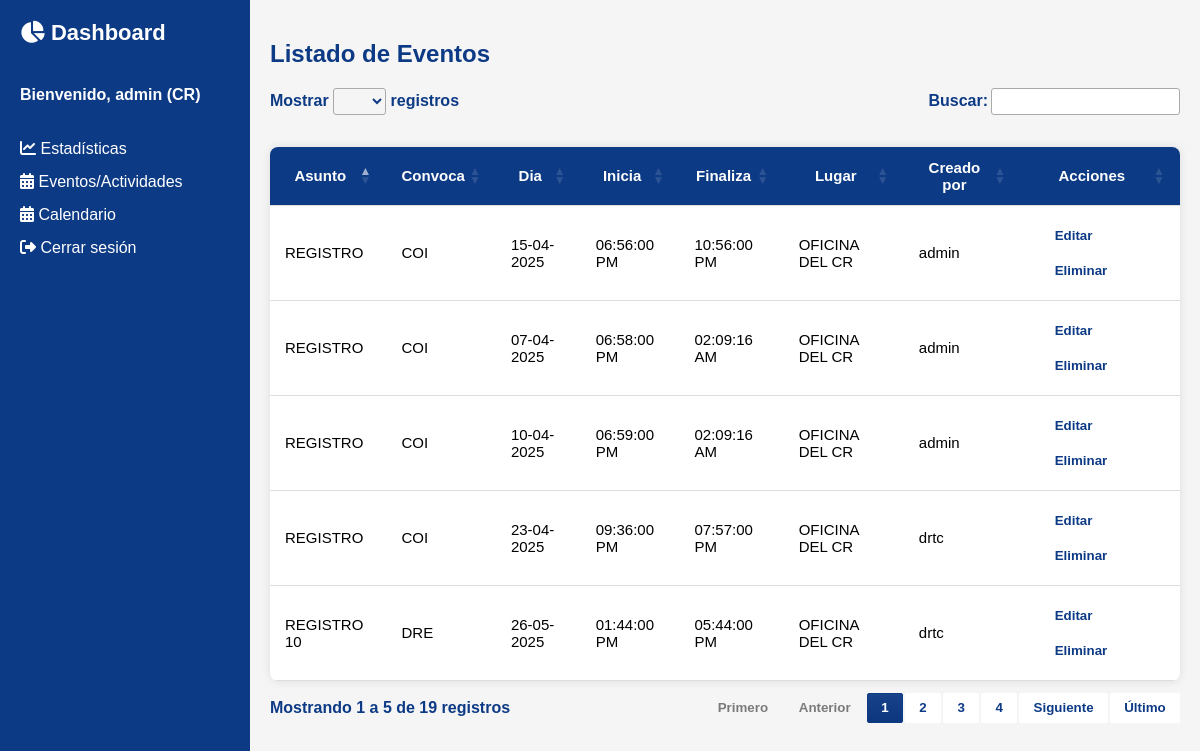
/eventos.php (signed in), run on the app's committed database.
### tables this page shows
CREATE TABLE `actividades` (
  `id` int(11) NOT NULL,
  `asunto_actividad` varchar(255) NOT NULL,
  `convoca` varchar(255) NOT NULL,
  `participantes` text,
  `hora_inicio` datetime NOT NULL,
  `lugar` varchar(255) DEFAULT NULL,
  `descripcion` text,
  `enlace_virtual` varchar(255) DEFAULT NULL,
  `creado_por` varchar(50) NOT NULL DEFAULT 'desconocido',
  `hora_fin` datetime DEFAULT NULL
);

### eventos.php (the view, shortened to what this page needs)
<?php
require 'api/db.php';
$sql = "SELECT id, asunto_actividad, convoca, participantes, hora_inicio, hora_fin, lugar, descripcion, enlace_virtual, creado_por FROM actividades";
$stmt = $conexion->prepare($sql);
$stmt->execute();
$actividades = $stmt->fetchAll(PDO::FETCH_ASSOC);
?>
<!DOCTYPE html>
<html lang="es">
<head>
  <link rel="stylesheet" href="css/dashboard.css">
  <link rel="stylesheet" href="css/jquery.dataTables.min.css">
  <link rel="stylesheet" href="https://cdnjs.cloudflare.com/ajax/libs/font-awesome/6.5.0/css/all.min.css">
  <link rel="stylesheet" href="css/eventos.css">
</head>
<body>
  <div class="sidebar">
    <h2><i class="fas fa-chart-pie"></i> Dashboard</h2>
    <h4>Bienvenido, <?php echo htmlspecialchars($_SESSION['username']); ?> (<?php echo $_SESSION['sede']; ?>)</h4>
    <a href="dashboard"><i class="fas fa-chart-line"></i> Estadísticas</a>
    <a href="eventos"><i class="fas fa-calendar-alt"></i> Eventos/Actividades</a>
    <a href="index"><i class="fas fa-calendar-alt"></i> Calendario</a>
    <a href="logout"><i class="fas fa-sign-out-alt"></i> Cerrar sesión</a>
  </div>
  <div class="main-content">
    <h2 style="font-weight:bold;color:#0d3a85">Listado de Eventos</h2>
    <table id="eventTable" >
      <thead>
        <tr>
          <th>Asunto</th>
          <th>Convoca</th>
          <th>Dia</th>
          <th>Inicia</th>
          <th>Finaliza</th>
          <th>Lugar</th>
          <th>Creado por</th>
          <th>Acciones</th>
        </tr>
      </thead>
      <tbody>
        <?php foreach ($actividades as $actividad): ?>
          <tr>
            <td><?php echo htmlspecialchars($actividad['asunto_actividad']); ?></td>
            <td><?php echo htmlspecialchars($actividad['convoca']); ?></td>
            <td>
            <?php
                $fecha = new DateTime($actividad['hora_inicio']);
                echo htmlspecialchars($fecha->format('d-m-Y'));
            ?>
            </td>
            <td>
            <?php
                $inicio = new DateTime($actividad['hora_inicio']);
                echo htmlspecialchars($inicio->format('h:i:s A'));
            ?>
            </td>
            <td>
            <?php
                $fin = new DateTime($actividad['hora_fin']);
                echo htmlspecialchars($fin->format('h:i:s A'));
            ?>
            </td>
            <td><?php echo htmlspecialchars($actividad['lugar']); ?></td>
            <td><?php echo htmlspecialchars($actividad['creado_por']); ?></td>
            <td>
            <button class="btn-editar"
  data-id="<?php echo $actividad['id']; ?>"
  data-asunto="<?php echo htmlspecialchars($actividad['asunto_actividad']); ?>"
  data-convoca="<?php echo htmlspecialchars($actividad['convoca']); ?>"
  data-fecha="<?php echo (new DateTime($actividad['hora_inicio']))->format('Y-m-d'); ?>"
  data-fecha-fin="<?php echo (new DateTime($actividad['hora_fin']))->format('Y-m-d'); ?>"
  data-inicio="<?php echo (new DateTime($actividad['hora_inicio']))->format('H:i'); ?>"
  data-fin="<?php echo (new DateTime($actividad['hora_fin']))->format('H:i'); ?>"
  data-lugar="<?php echo htmlspecialchars($actividad['lugar']); ?>">
  Editar
</button>
            <button class="btn-eliminar"
                onclick="abrirModalEliminar(<?php echo $actividad['id']; ?>)">
                Eliminar
            </button>
            </td>
          </tr>
        <?php endforeach; ?>
      </tbody>
    </table>
  </div>
</body>
</html>

### css/dashboard.css (style rules this page uses)
body { margin: 0; font-family: "Montserrat", sans-serif; display: flex; height: 100vh; }
.sidebar { width: 250px; background-color: #0d3a85; color: white; padding: 20px; box-sizing: border-box; height: 100vh; position: fixed; left: 0; top: 0; display: flex; flex-direction: column; }
.sidebar h2 { margin-top: 0; font-size: 22px; }
.sidebar a { color: white; text-decoration: none; font-size: 16px; margin-top: 15px; display: block; }
.main-content { margin-left: 250px; padding: 20px; background-color: #f5f5f5; overflow-y: auto; flex-grow: 1; }

### css/eventos.css (style rules this page uses)
#eventTable { width: 100%; border-collapse: collapse; margin-top: 20px; background-color: #fff; border-radius: 8px; overflow: hidden; box-shadow: 0 0 10px rgba(0, 0, 0, 0.1); }
#eventTable thead { background-color: #0d3a85; color: white; text-align: left; }
#eventTable th, #eventTable td { padding: 12px 15px; border-bottom: 1px solid #ddd; font-size: 15px; }
button { font-family: "Montserrat", sans-serif; background-color: #fff; font-weight: bold; padding: 10px 20px; color: #0d3a85; border: none; cursor: pointer; }

### data on the page
actividades: asunto_actividad "REGISTRO", convoca "COI", hora_inicio "15-04-2025", hora_inicio "06:56:00 PM", hora_fin "10:56:00 PM", lugar "OFICINA DEL CR", creado_por "admin"
actividades: asunto_actividad "REGISTRO", convoca "COI", hora_inicio "07-04-2025", hora_inicio "06:58:00 PM", hora_fin "02:09:16 AM", lugar "OFICINA DEL CR", creado_por "admin"
actividades: asunto_actividad "REGISTRO", convoca "COI", hora_inicio "10-04-2025", hora_inicio "06:59:00 PM", hora_fin "02:09:16 AM", lugar "OFICINA DEL CR", creado_por "admin"
actividades: asunto_actividad "REGISTRO", convoca "COI", hora_inicio "23-04-2025", hora_inicio "09:36:00 PM", hora_fin "07:57:00 PM", lugar "OFICINA DEL CR", creado_por "drtc"
actividades: asunto_actividad "REGISTRO 10", convoca "DRE", hora_inicio "26-05-2025", hora_inicio "01:44:00 PM", hora_fin "05:44:00 PM", lugar "OFICINA DEL CR", creado_por "drtc"

### other printed values
$_SESSION['username'] "admin"
$_SESSION['sede'] "CR"
